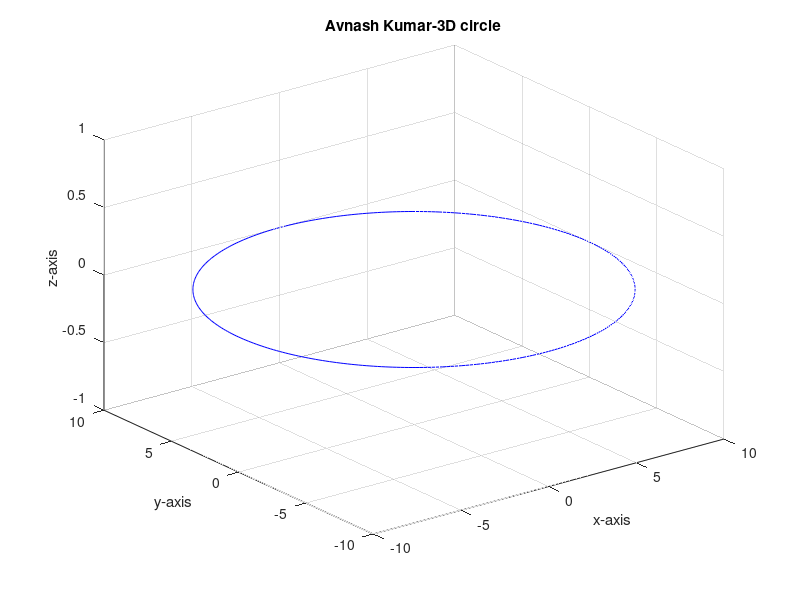

Write MATLAB code to recreate this figure.
%Answer-7

clc
close all
clear all

for angle=0:1:360
    x(angle+1)=10*cosd(angle);
    y(angle+1)=10*sind(angle);
    z(angle+1)=0;
end
figure
plot3(x,y,z,'b');
title('Avnash Kumar-3D circle');
xlabel('x-axis');
ylabel('y-axis');
zlabel('z-axis');
grid on;